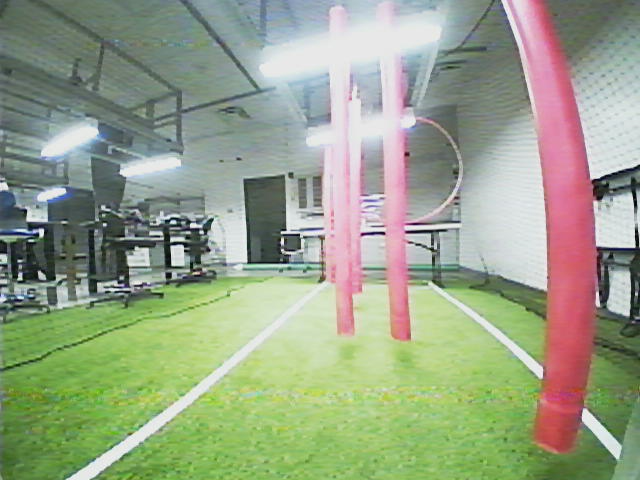
#> input picture wheresthered.png, 640 x 480 px, found by its file name
$ python find_white.py
#> lines starting #> are read from the running program, lines starting #| are printed output that depends on the picture; after the words box and inside, x2 and y2 are one past the last pixel; in counts of white or black regions, pixels touching at a corner belong together
import cv2
import numpy as np
from numpy.testing._private.utils import HAS_LAPACK64

def white_lines(frame):
    """Filter frame for just the white lines at the bottom of the image
    """
    gauss_frame = cv2.GaussianBlur(frame,(7,7),0)
    hsv_frame = cv2.cvtColor(gauss_frame, cv2.COLOR_BGR2HSV)

    # hsv lower and upper bounds of white (works pretty well but needs more testing)
    lb = (0, 0, 128)
    ub = (179, 20, 256)

    hsv_frame = hsv_frame[300:]

    lines = cv2.inRange(hsv_frame, lb, ub)

    return lines

def get_starting_y(frame):
    """Compute a starting y coordinate (assuming the centerline of the course is y = 0)
    """
    # still need to figure out the maths on this

    frame = white_lines(frame)

    frame_height = frame.shape[0]
    frame_width = frame.shape[1]

    # this probably can change at some point
    row_to_check = 3*frame_height//4

    left_half = frame[:, 0:frame_width//2]
    right_half = frame[:, frame_width//2:frame_width]

    # [17 lines of commented-out code are left out]
    left_champ = np.average(np.argmax(left_half[row_to_check]))
    right_champ = np.average(np.argmax(right_half[row_to_check])) + frame_width//2


    # number of pixels off of center line the center of the course is
    center_line = (right_champ + left_champ) / 2
    center_line = -(center_line - frame_width//2)

    white_line_distance = right_champ - left_champ

    px_to_meters = 1.32 / white_line_distance

    ## test code
    # print("left champ: ", left_champ)
    # print("right champ: ", right_champ)
    # print("center line: ", center_line)

    # MATHS: factors to consider in this calculation:
    #   Height at which picture is taken (easy to know)
    #   Which row of the picture considering (adjustable)
    #   Distortion of the camera (very hard, want to try to approximate?)
    # Haven't actually done the measurements yet, just a janky approx
    return center_line * px_to_meters

if __name__ == '__main__':
    """quick test script. After windows stop displaying, y-coordinate is calculated and printed in terminal
    """
    frame = cv2.imread("wheresthered.png")
#> frame is the input picture: shape (480, 640, 3); mean B, G, R 136.4, 162, 151.6

    cv2.imshow('frame', frame)

    while(True):
        white_line_photo = white_lines(frame)
#> in white_lines, `gauss_frame = cv2.GaussianBlur(frame,(7,7),0)`:
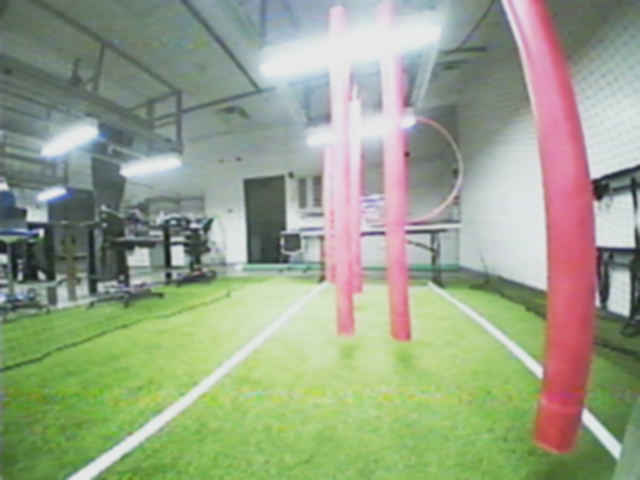
#> gauss_frame: shape (480, 640, 3); mean B, G, R 136.4, 162, 151.6
#> in white_lines, `hsv_frame = cv2.cvtColor(gauss_frame, cv2.COLOR_BGR2HSV)`: hsv_frame: shape (480, 640, 3); mean H, S, V 75.7, 61.9, 171.4
#> in white_lines, `hsv_frame = hsv_frame[300:]`: hsv_frame: shape (180, 640, 3); mean H, S, V 50.6, 104.7, 184.1
#> in white_lines, `lines = cv2.inRange(hsv_frame, lb, ub)`:
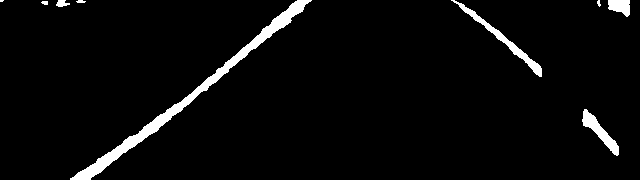
#> lines: shape (180, 640); 3.8% white; 9 white regions (2 under 20 px), largest, box (x1, y1, x2, y2) and area: (70, 0, 312, 180) 2732, (451, 0, 542, 77) 692, (582, 109, 619, 156) 519

        # cv2.imshow('frame', frame)
        cv2.imshow('white lines',white_line_photo)

        # Hit p to save white lines.
        if cv2.waitKey(1) & 0xFF == ord('p'):
#> (key q is pressed here)
            cv2.imwrite("white_lines.png", white_line_photo)

        # Hit q to quit.
        if cv2.waitKey(1) & 0xFF == ord('q'):
#> (key q is pressed here)
            break

    print("Filtered shape: ", white_line_photo.shape)
#| Filtered shape:  (180, 640)

    # get_starting_y(white_line_photo)

    print("Y-coordinate estimate: ", get_starting_y(white_line_photo))
#> in white_lines (call 2), `gauss_frame = cv2.GaussianBlur(frame,(7,7),0)`:
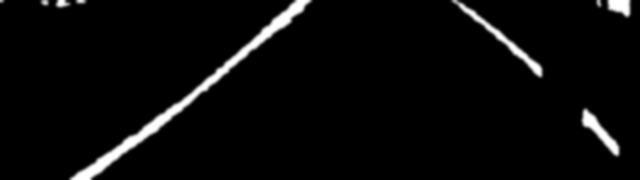
#> gauss_frame: shape (180, 640); min 0, max 255, mean 9.6
#> (the run stopped early here; a loop or call above may not have finished)
